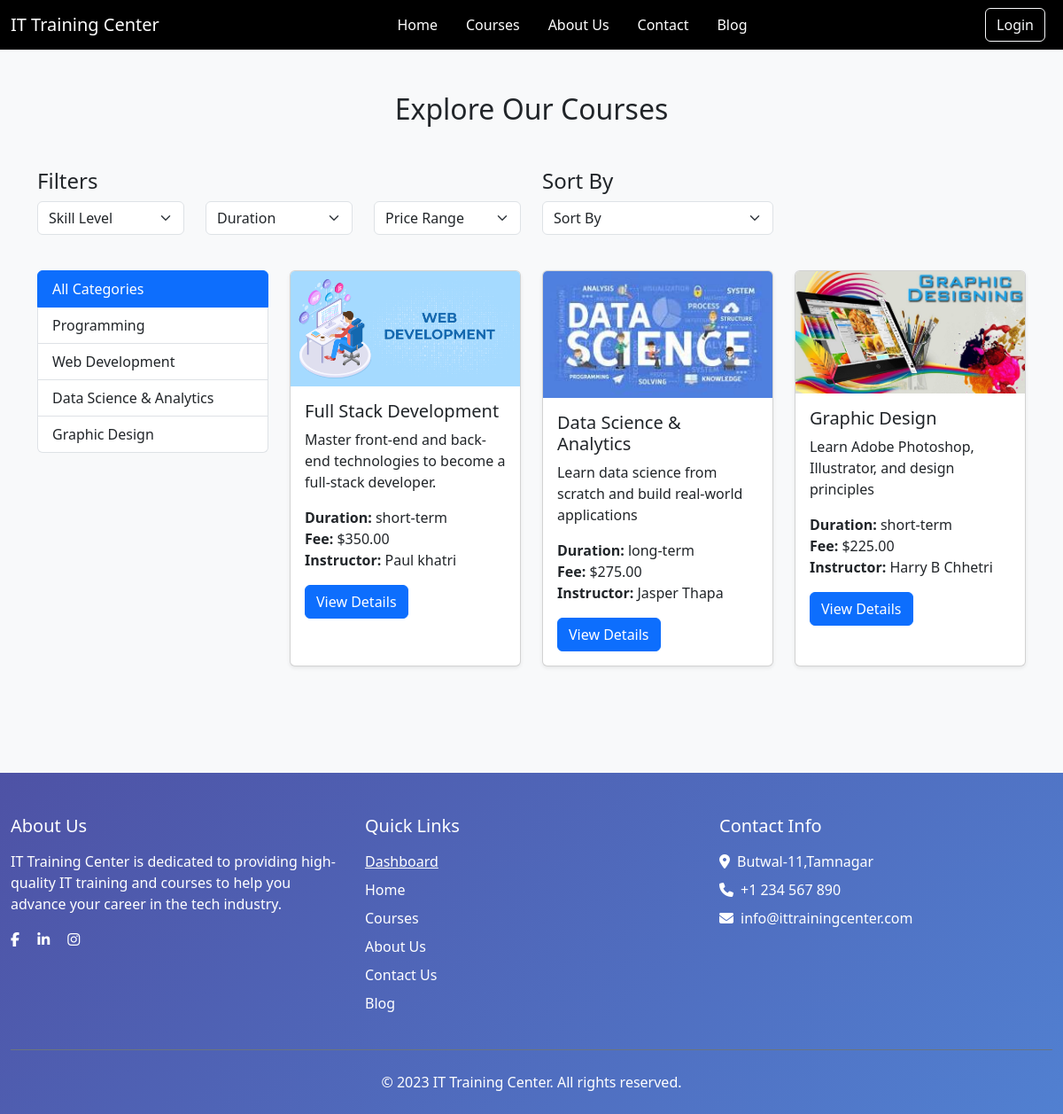
/course/, run on an earlier commit of the app's database.
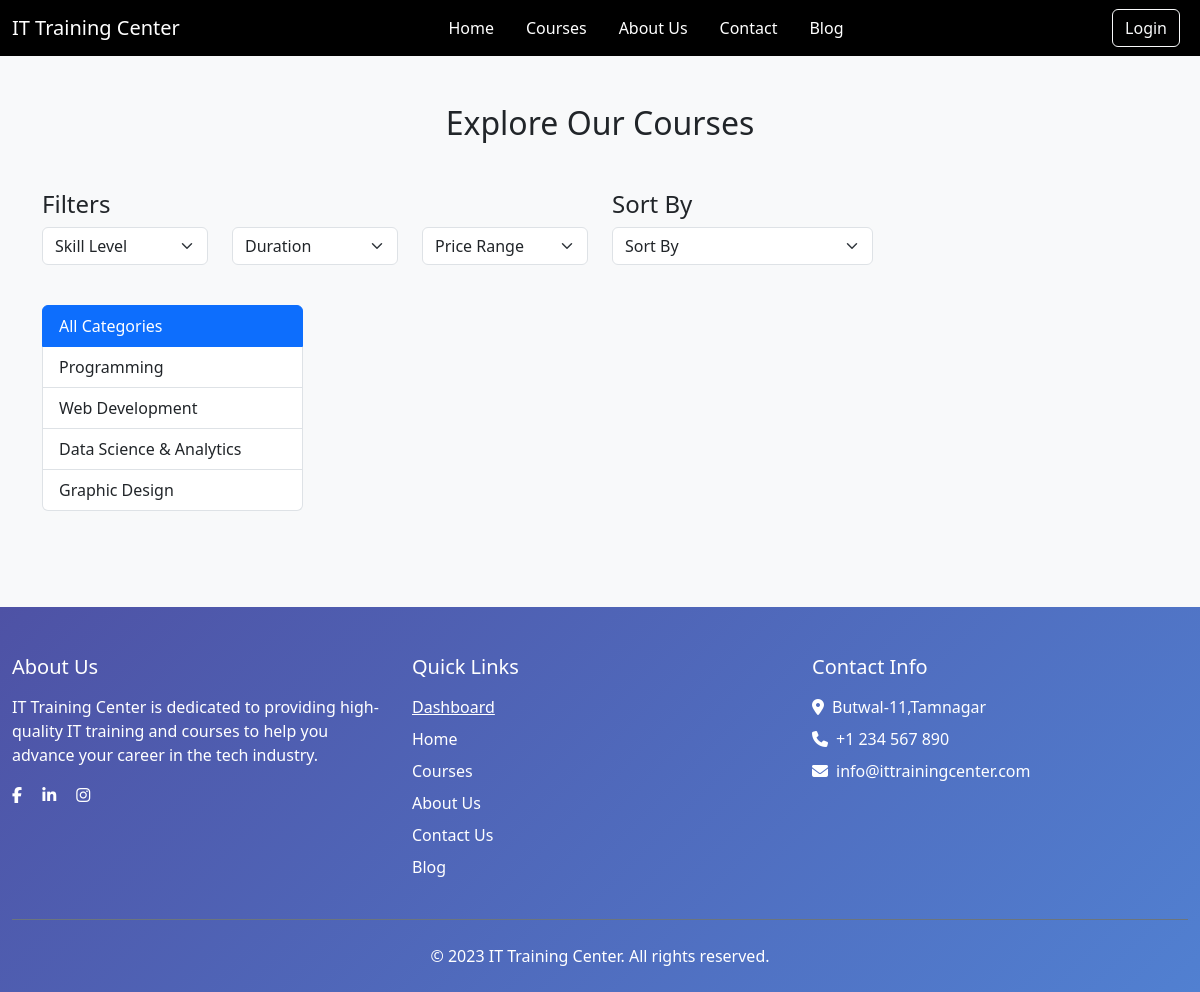
And on a later commit of the database.
### myapp/models.py (models this page shows, shortened)
class Course(models.Model):
    SKILL_LEVEL_CHOICES = [
        ('beginner', 'Beginner'),
        ('intermediate', 'Intermediate'),
        ('advanced', 'Advanced'),
    ]
    DURATION_CHOICES = [
        ('short-term', 'Short-term'),
        ('long-term', 'Long-term'),
    ]
    title = models.CharField(max_length=200)
    description = models.TextField()
    skill_level = models.CharField(max_length=20, choices=SKILL_LEVEL_CHOICES)
    duration = models.CharField(max_length=20, choices=DURATION_CHOICES)
    fee = models.DecimalField(max_digits=10, decimal_places=2)
    instructor = models.ForeignKey(Instructor, on_delete=models.CASCADE, related_name='courses')
    image = models.ImageField(upload_to='course_images/', blank=True, null=True)
    created_at = models.DateTimeField(auto_now_add=True)

class Instructor(models.Model):
    name = models.CharField(max_length=100)
    bio = models.TextField(blank=True, null=True)
    email = models.EmailField(blank=True, null=True)

### myapp/views.py (the view)
# urls.py: path('course/',course,name='course'),
def course(request):
    courses = Course.objects.all()
    instructors = Instructor.objects.all()
    context = {
        'courses': courses,
        'instructors': instructors,
    }
    return render(request,'main/courses.html',context)

### myapp/templates/main/courses.html (shortened to what this page needs)
{% extends "base.html" %}
{% load static %}
{% block content %}
<section class="courses-section py-5 bg-light">
    <div class="container">
        <h2 class="text-center mb-5">Explore Our Courses</h2>
        <div class="row mb-4">
            <div class="col-md-6">
                <h4>Filters</h4>
                <div class="row">
                    <div class="col-md-4 mb-3">
                        <select class="form-select" id="skillLevel">
                            <option selected>Skill Level</option>
                        </select>
                    </div>
                    <div class="col-md-4 mb-3">
                        <select class="form-select" id="duration">
                            <option selected>Duration</option>
                        </select>
                    </div>
                    <div class="col-md-4 mb-3">
                        <select class="form-select" id="priceRange">
                            <option selected>Price Range</option>
                        </select>
                    </div>
                </div>
            </div>
            <div class="col-md-6">
                <h4>Sort By</h4>
                <div class="row">
                    <div class="col-md-6 mb-3">
                        <select class="form-select" id="sortBy">
                            <option selected>Sort By</option>
                        </select>
                    </div>
                </div>
            </div>
        </div>
        <div class="row mb-5">
            <div class="col-md-3">
                <div class="list-group">
                    <a href="#" class="list-group-item list-group-item-action active">All Categories</a>
                    <a href="#" class="list-group-item list-group-item-action">Programming</a>
                    <a href="#" class="list-group-item list-group-item-action">Web Development</a>
                    <a href="#" class="list-group-item list-group-item-action">Data Science & Analytics</a>
                    <a href="#" class="list-group-item list-group-item-action">Graphic Design</a>
                </div>
            </div>
            <div class="col-md-9">
                <div class="row">
                    {% for course in courses %}
                    <div class="col-md-4 mb-4">
                        <div class="card h-100 shadow-sm">
                            <img src="{{ course.image.url }}" class="card-img-top" alt="{{ course.title }}">
                            <div class="card-body">
                                <h5 class="card-title">{{ course.title }}</h5>
                                <p class="card-text">{{ course.description }}</p>
                                <ul class="list-unstyled">
                                    <li><strong>Duration:</strong> {{ course.duration }}</li>
                                    <li><strong>Fee:</strong> ${{ course.fee }}</li>
                                    <li><strong>Instructor:</strong> {{ course.instructor.name }}</li>
                                </ul>
                                <a href="#" class="btn btn-primary">View Details</a>
                            </div>
                        </div>
                    </div>
                    {% endfor %}
                </div>
            </div>
        </div>
    </div>
</section>
{% endblock content %}

### myapp/templates/base.html (shortened to what this page needs)
<!DOCTYPE html>
{% load static %}
<html lang="en">
<head>
    <link href="https://cdn.jsdelivr.net/npm/bootstrap@5.3.3/dist/css/bootstrap.min.css" rel="stylesheet"
>
    <link rel="stylesheet" href="{% static 'css/style.css' %}">
    <link rel="stylesheet" href="https://cdnjs.cloudflare.com/ajax/libs/font-awesome/6.0.0/css/all.min.css">
</head>
<body>
  <div class="main">
    <nav class="navbar navbar-expand-lg navbar-dark bg-black">
      <div class="container-fluid">
        <a class="navbar-brand text-white" href="#">IT Training Center</a>
        <div class="collapse navbar-collapse" id="navbarSupportedContent">
          <ul class="navbar-nav mx-auto mb-3 mb-lg-0">
            <li class="nav-item me-3">
              <a class="nav-link active text-white" aria-current="page" href="{% url 'home' %}">Home</a>
            </li>
            <li class="nav-item me-3">
              <a class="nav-link text-white" href="{% url 'course' %}">Courses</a>
            </li>
            <li class="nav-item me-3">
              <a class="nav-link text-white" href="{% url 'about' %}">About Us</a>
            </li>
            <li class="nav-item me-3">
              <a class="nav-link text-white" href="{% url 'contact' %}">Contact</a>
            </li>
            <li class="nav-item me-3">
              <a class="nav-link text-white" href="{% url 'blog_list' %}">Blog</a>
            </li>
          </ul>
          <div class="d-flex">
            {% if user.is_authenticated %}
              <span class="navbar-text text-white me-3">Welcome, {{ user.username }}!</span>
              <a href="{% url 'log_out' %}" class="btn btn-outline-light">Logout</a>
            {% else %}
              <a href="{% url 'log_in' %}" class="btn btn-outline-light me-2">Login</a>
            {% endif %}
          </div>
        </div>
      </div>
    </nav>
  </div>
    {% block content %}
    {% endblock content %}
    <footer class="text-white pt-5 pb-4" style="background: linear-gradient(135deg, #4e52a5, #5180d1);">
        <div class="container-fluid">
            <div class="row">
                <div class="col-md-4 mb-4">
                    <h5 class="mb-3">About Us</h5>
                    <p class="text-white">
                        IT Training Center is dedicated to providing high-quality IT training and courses to help you
                        advance your career in the tech industry.
                    </p>
                    <div class="social-icons mt-3">
                        <a href="#" class="text-white text-decoration-none me-3"><i
                                class="fab fa-facebook-f"></i></a>
                        <a href="#" class="text-white me-3"><i class="fab fa-linkedin-in"></i></a>
                        <a href="#" class="text-white me-3"><i class="fab fa-instagram"></i></a>
                    </div>
                </div>
                <div class="col-md-4 mb-4">
                    <h5 class="mb-3">Quick Links</h5>
                    <ul class="list-unstyled">
                      <li class="mb-2">
                        {% if user.is_authenticated %}
                        <a href="{% url 'dashboard' %}" class="text-white text-decoration-none">Dashboard</a>
                        {% else %}
                        <a href="{% url 'login' %}" class="text-white">Dashboard</a>
                        {% endif %}
                    </li>
                        <li class="mb-2"><a href="{% url 'home' %}" class="text-white text-decoration-none">Home</a>
                        </li>
                        <li class="mb-2"><a href="{% url 'course' %}"
                                class="text-white text-decoration-none">Courses</a></li>
                        <li class="mb-2"><a href="{% url 'about' %}" class="text-white text-decoration-none">About
                                Us</a></li>
                        <li class="mb-2"><a href="{% url 'contact' %}" class="text-white text-decoration-none">Contact
                                Us</a></li>
                                <li class="mb-2"><a href="{% url 'blog_list' %}" class="text-white text-decoration-none">Blog
                                    </a></li>
                    </ul>
                </div>
                <div class="col-md-4 mb-4">
                    <h5 class="mb-3">Contact Info</h5>
                    <ul class="list-unstyled">
                        <li class="mb-2"><i class="fas fa-map-marker-alt me-2"></i>Butwal-11,Tamnagar
                        </li>
                        <li class="mb-2"><i class="fas fa-phone me-2"></i>+1 234 567 890</li>
                        <li class="mb-2"><i class="fas fa-envelope me-2"></i>info@ittrainingcenter.com</li>
                    </ul>
                </div>
            </div>
            <div class="text-center pt-4 border-top border-secondary">
                <p class="mb-0">&copy; 2023 IT Training Center. All rights reserved.</p>
            </div>
        </div>
    </footer>
</body>
</html>

What changed in the data, as far as the page shows it:
removed Course: image (picture), title "Full Stack Development", description "Master front-end and back-end technologies to become a full-stack developer.", duration "short-term", fee "350.00", instructor.name "Paul khatri"
removed Course: image (picture), title "Data Science & Analytics", description "Learn data science from scratch and build real-world applications", duration "long-term", fee "275.00", instructor.name "Jasper Thapa"
removed Course: image (picture), title "Graphic Design", description "Learn Adobe Photoshop, Illustrator, and design principles", duration "short-term", fee "225.00", instructor.name "Harry B Chhetri"
